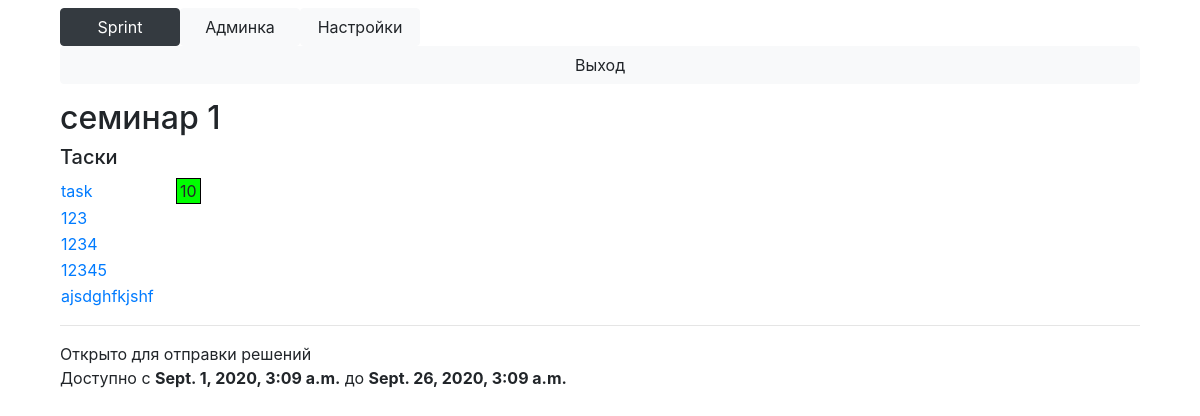
Page /block?id=46 (signed in) on the committed database.
### Main/models.py (models this page shows, shortened)
class Block(models.Model):
    name = models.TextField()
    course = models.ForeignKey(Course, on_delete=models.CASCADE)
    time_start = models.DateTimeField()
    time_end = models.DateTimeField()
    opened = models.IntegerField()
    @property
    def tasks(self):
        return Task.objects.filter(block=self)

class Task(models.Model):
    name = models.TextField()
    block = models.ForeignKey(Block, on_delete=models.CASCADE)
    legend = models.TextField(default='')
    input = models.TextField(default='')
    output = models.TextField(default='')
    specifications = models.TextField(default='')
    time_limit = models.IntegerField(default=10000)
    weight = models.FloatField(default=1.0)
    max_mark = models.IntegerField(default=10)
    max_solutions_count = models.IntegerField(default=10)
    show_details = models.IntegerField(default=1)

### Main/views.py (the view)
# urls.py: path('block', views.block),
def block(request):
    current_block = Block.objects.get(id=request.GET['id'])
    if not check_permission_block(request.user, current_block):
        return HttpResponseRedirect('/main')
    return render(request, 'block.html', context={'Block': current_block,
                                                  'is_admin': check_admin(request.user),
                                                  'user': request.user})

### Main/main.py (called while the page is built, shortened)
def check_login(user):
    return user.is_authenticated

def check_admin(user):
    if check_teacher(user):
        return True

def check_teacher(user):
    return user.is_staff and check_login(user)

def courses_available(user):
    if user.is_superuser:
        return Course.objects.all()
    else:
        return [s.course for s in Subscribe.objects.filter(user=user)]

def blocks_available(user):
    courses = courses_available(user)
    blocks = {}
    is_admin = check_admin(user)
    for course in courses:
        if is_admin:
            blocks[course] = Block.objects.filter(
                course=course
            )
    return blocks

def check_permission_block(user, block):
    blocks = blocks_available(user)
    for course in blocks.keys():
        if block in blocks[course]:
            return True
    return False

### Main/templatetags/filters.py (called while the page is built)
@register.filter('mark_for_task')
def mark_for_task(task, user):
    try:
        return int(list(Solution.objects.filter(task=task, user=user, mark__isnull=False))[-1].mark * 10 / task.max_mark)
    except IndexError:
        return -1

@register.filter('marked')
def marked(mark):
    return mark != -1

@register.filter('mark_color')
def mark_color(mark):
    mark = round(mark)
    if mark > 7:
        return '#00FF00'
    elif mark > 5:
        return '#FFFF00'
    elif mark > 3:
        return '#FAD7A0'
    elif mark > 0:
        return '#F1948A'
    else:
        return '#FFFFFF'

### templates/block.html (shortened to what this page needs)
{% extends 'base_main.html' %}
{% load filters %}
{% block content %}
    <h2>{{ Block.name }}</h2>
    <h5>Таски</h5>
    <table>
        {% for task in Block.tasks %}
            <tr>
                <td>
                    <a href="/task?id={{ task.id }}">{{ task.name }}</a>
                </td>
                <td>
                    {% with mark=task|mark_for_task:user %}
                        {% if mark|marked %}
                            <div style="margin-left: 20px; border: 1px solid black; background: {{ mark|mark_color }}; width: 25px; text-align: center;">
                                {{ mark }}
                            </div>
                        {% endif %}
                    {% endwith %}
                </td>
            </tr>
        {% endfor %}
    </table>
    <hr>
    {% if Block.opened %}
        Открыто для отправки решений
    {% else %}
        Закрыто для отправки решений
    {% endif %}
    <br>Доступно с <b>{{ Block.time_start }}</b> до <b>{{ Block.time_end }}</b>
{% endblock %}

### rows in the picture
Block: name "семинар 1", time_start "Sept. 1, 2020, 3:09 a.m.", time_end "Sept. 26, 2020, 3:09 a.m."
Task: name "task", mark "10"
Task: name "123"
Task: name "1234"
Task: name "12345"
Task: name "ajsdghfkjshf"
